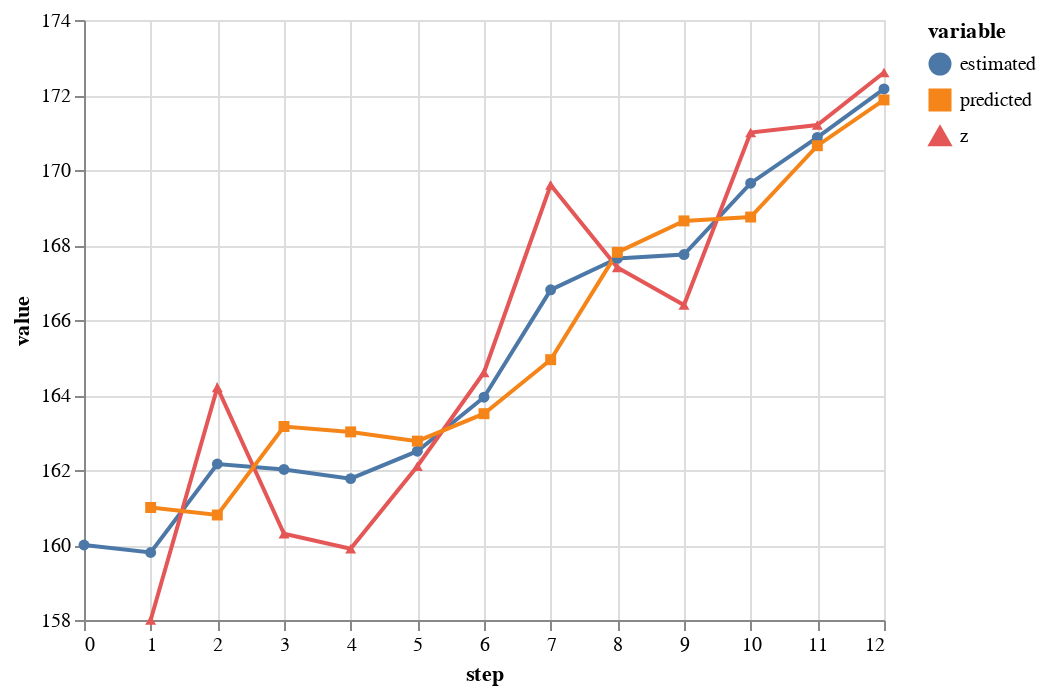

Notebook cell for this chart:
### Code cell
alt.Chart(df).mark_line().encode(
    x='step',
    y=alt.Y('value', scale=alt.Scale(zero=False)),
    color='variable',
    shape=alt.Shape('variable')
)  #.interactive()
# does not render this chart in the github

### Figure 1 — Vega-Lite specification as saved in the notebook (floating-point values rounded to 4 significant figures)
{"config": {"view": {"continuousWidth": 400, "continuousHeight": 300}}, "data": {"name": "data-4ba3806b2f085bda314d66cd3403eaad"}, "mark": "line", "encoding": {"color": {"type": "nominal", "field": "variable"}, "shape": {"type": "nominal", "field": "variable"}, "x": {"type": "quantitative", "field": "step"}, "y": {"type": "quantitative", "field": "value", "scale": {"zero": false}}}, "$schema": "https://vega.github.io/schema/vega-lite/v4.0.2.json", "datasets": {"data-4ba3806b2f085bda314d66cd3403eaad": [{"step": 0, "variable": "estimated", "value": 160.0}, {"step": 1, "variable": "estimated", "value": 159.8}, {"step": 2, "variable": "estimated", "value": 162.2}, {"step": 3, "variable": "estimated", "value": 162.0}, {"step": 4, "variable": "estimated", "value": 161.8}, {"step": 5, "variable": "estimated", "value": 162.5}, {"step": 6, "variable": "estimated", "value": 163.9}, {"step": 7, "variable": "estimated", "value": 166.8}, {"step": 8, "variable": "estimated", "value": 167.6}, {"step": 9, "variable": "estimated", "value": 167.7}, {"step": 10, "variable": "estimated", "value": 169.6}, {"step": 11, "variable": "estimated", "value": 170.9}, {"step": 12, "variable": "estimated", "value": 172.2}, {"step": 0, "variable": "z", "value": null}, {"step": 1, "variable": "z", "value": 158.0}, {"step": 2, "variable": "z", "value": 164.2}, {"step": 3, "variable": "z", "value": 160.3}, {"step": 4, "variable": "z", "value": 159.9}, {"step": 5, "variable": "z", "value": 162.1}, {"step": 6, "variable": "z", "value": 164.6}, {"step": 7, "variable": "z", "value": 169.6}, {"step": 8, "variable": "z", "value": 167.4}, {"step": 9, "variable": "z", "value": 166.4}, {"step": 10, "variable": "z", "value": 171.0}, {"step": 11, "variable": "z", "value": 171.2}, {"step": 12, "variable": "z", "value": 172.6}, {"step": 0, "variable": "predicted", "value": null}, {"step": 1, "variable": "predicted", "value": 161.0}, {"step": 2, "variable": "predicted", "value": 160.8}, {"step": 3, "variable": "predicted", "value": 163.2}, {"step": 4, "variable": "predicted", "value": 163.0}, {"step": 5, "variable": "predicted", "value": 162.8}, {"step": 6, "variable": "predicted", "value": 163.5}, {"step": 7, "variable": "predicted", "value": 164.9}, {"step": 8, "variable": "predicted", "value": 167.8}, {"step": 9, "variable": "predicted", "value": 168.6}, {"step": 10, "variable": "predicted", "value": 168.7}, {"step": 11, "variable": "predicted", "value": 170.6}, {"step": 12, "variable": "predicted", "value": 171.9}]}}
